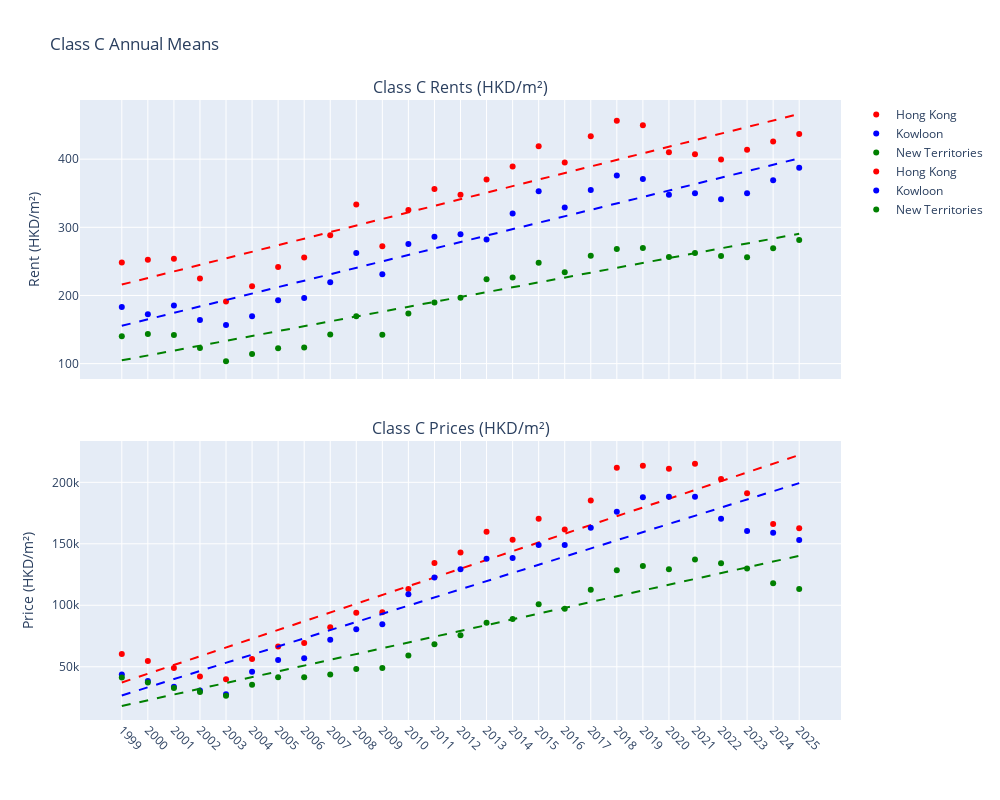

Here is the notebook cell this chart was saved with:
### Code cell
# 類別和區域
cls = 'C'
areas = ['Hong Kong', 'Kowloon', 'New Territories']
colors = {'Hong Kong': 'red', 'Kowloon': 'blue', 'New Territories': 'green'}

# 計算年度平均值
def get_annual_mean(df, cls, area):
    col = f'Class {cls} {area}'
    df[col] = pd.to_numeric(df[col], errors='coerce')
    annual = df.groupby('Year')[col].mean().reset_index()
    return annual['Year'].values, annual[col].values

# 創建圖表
fig = make_subplots(rows=2, cols=1, shared_xaxes=True, vertical_spacing=0.1,
                    subplot_titles=(f'Class {cls} Rents (HKD/m²)', f'Class {cls} Prices (HKD/m²)'))

for i, df in enumerate([rent_df, price_df]):
    for area in areas:
        years, means = get_annual_mean(df, cls, area)
        mask = ~np.isnan(means)
        valid_years, valid_means = years[mask], means[mask]
        
        fig.add_trace(go.Scatter(x=valid_years, y=valid_means, mode='markers',
                                 marker=dict(color=colors[area]), name=area,
                                 hovertemplate='Year: %{x}<br>Value: %{y:.2f}'),
                      row=i+1, col=1)
        
        if len(valid_means) > 1:
            result = linregress(np.arange(len(valid_years)), valid_means)
            reg_line = result.slope * np.arange(len(valid_years)) + result.intercept
            fig.add_trace(go.Scatter(x=valid_years, y=reg_line, mode='lines',
                                     line=dict(color=colors[area], dash='dash'),
                                     showlegend=False,
                                     hovertemplate='Year: %{x}<br>Value: %{y:.2f}'),
                          row=i+1, col=1)

# 統一刻度（每年顯示一次）
fig.update_xaxes(tickmode='array', tickvals=sorted(rent_df['Year'].unique()), tickangle=45, row=2, col=1)
fig.update_xaxes(tickmode='array', tickvals=sorted(rent_df['Year'].unique()), row=1, col=1)

fig.update_layout(title_text=f'Class {cls} Annual Means', height=800, width=1000)
fig.update_yaxes(title_text='Rent (HKD/m²)', row=1, col=1)
fig.update_yaxes(title_text='Price (HKD/m²)', row=2, col=1)

fig.show()

### Figure 1 — Plotly figure (JSON) as saved in the notebook; plotly's stock layout.template omitted (floating-point values rounded to 4 significant figures)
{"data": [{"hovertemplate": "Year: %{x}<br>Value: %{y:.2f}", "marker": {"color": "red"}, "mode": "markers", "name": "Hong Kong", "type": "scatter", "x": [1999, 2000, 2001, 2002, 2003, 2004, 2005, 2006, 2007, 2008, 2009, 2010, 2011, 2012, 2013, 2014, 2015, 2016, 2017, 2018, 2019, 2020, 2021, 2022, 2023, 2024, 2025], "xaxis": "x", "y": [248.3, 252.3, 253.9, 224.8, 191.1, 213.5, 241.9, 255.7, 288.4, 333.5, 272.3, 325.5, 356.1, 347.7, 370.3, 389.2, 418.8, 395.2, 433.5, 456.3, 449.6, 410.2, 407.2, 399.3, 413.8, 425.8, 437.1], "yaxis": "y"}, {"hovertemplate": "Year: %{x}<br>Value: %{y:.2f}", "line": {"color": "red", "dash": "dash"}, "mode": "lines", "showlegend": false, "type": "scatter", "x": [1999, 2000, 2001, 2002, 2003, 2004, 2005, 2006, 2007, 2008, 2009, 2010, 2011, 2012, 2013, 2014, 2015, 2016, 2017, 2018, 2019, 2020, 2021, 2022, 2023, 2024, 2025], "xaxis": "x", "y": [216.0, 225.6, 235.3, 244.9, 254.5, 264.1, 273.8, 283.4, 293.0, 302.7, 312.3, 321.9, 331.5, 341.2, 350.8, 360.4, 370.1, 379.7, 389.3, 398.9, 408.6, 418.2, 427.8, 437.5, 447.1, 456.7, 466.3], "yaxis": "y"}, {"hovertemplate": "Year: %{x}<br>Value: %{y:.2f}", "marker": {"color": "blue"}, "mode": "markers", "name": "Kowloon", "type": "scatter", "x": [1999, 2000, 2001, 2002, 2003, 2004, 2005, 2006, 2007, 2008, 2009, 2010, 2011, 2012, 2013, 2014, 2015, 2016, 2017, 2018, 2019, 2020, 2021, 2022, 2023, 2024, 2025], "xaxis": "x", "y": [183.1, 172.5, 185.4, 164.2, 156.5, 169.5, 192.8, 196.3, 219.4, 262.5, 231.2, 275.6, 286.1, 289.8, 282.2, 320.4, 353.0, 328.9, 354.7, 376.2, 370.8, 347.9, 349.9, 341.2, 349.8, 368.9, 387.3], "yaxis": "y"}, {"hovertemplate": "Year: %{x}<br>Value: %{y:.2f}", "line": {"color": "blue", "dash": "dash"}, "mode": "lines", "showlegend": false, "type": "scatter", "x": [1999, 2000, 2001, 2002, 2003, 2004, 2005, 2006, 2007, 2008, 2009, 2010, 2011, 2012, 2013, 2014, 2015, 2016, 2017, 2018, 2019, 2020, 2021, 2022, 2023, 2024, 2025], "xaxis": "x", "y": [155.5, 165.0, 174.4, 183.9, 193.3, 202.8, 212.2, 221.7, 231.1, 240.6, 250.0, 259.5, 268.9, 278.4, 287.8, 297.3, 306.7, 316.2, 325.6, 335.1, 344.5, 354.0, 363.4, 372.9, 382.3, 391.8, 401.2], "yaxis": "y"}, {"hovertemplate": "Year: %{x}<br>Value: %{y:.2f}", "marker": {"color": "green"}, "mode": "markers", "name": "New Territories", "type": "scatter", "x": [1999, 2000, 2001, 2002, 2003, 2004, 2005, 2006, 2007, 2008, 2009, 2010, 2011, 2012, 2013, 2014, 2015, 2016, 2017, 2018, 2019, 2020, 2021, 2022, 2023, 2024, 2025], "xaxis": "x", "y": [140.3, 143.3, 142.1, 123.1, 103.4, 114.0, 122.5, 123.6, 142.8, 169.6, 142.5, 173.6, 189.8, 196.7, 223.8, 226.2, 248.2, 234.2, 258.2, 268.1, 269.8, 256.4, 262.2, 257.9, 256.1, 269.2, 281.3], "yaxis": "y"}, {"hovertemplate": "Year: %{x}<br>Value: %{y:.2f}", "line": {"color": "green", "dash": "dash"}, "mode": "lines", "showlegend": false, "type": "scatter", "x": [1999, 2000, 2001, 2002, 2003, 2004, 2005, 2006, 2007, 2008, 2009, 2010, 2011, 2012, 2013, 2014, 2015, 2016, 2017, 2018, 2019, 2020, 2021, 2022, 2023, 2024, 2025], "xaxis": "x", "y": [104.9, 112.0, 119.1, 126.3, 133.4, 140.6, 147.7, 154.9, 162.0, 169.2, 176.3, 183.4, 190.6, 197.7, 204.9, 212.0, 219.2, 226.3, 233.5, 240.6, 247.8, 254.9, 262.0, 269.2, 276.3, 283.5, 290.6], "yaxis": "y"}, {"hovertemplate": "Year: %{x}<br>Value: %{y:.2f}", "marker": {"color": "red"}, "mode": "markers", "name": "Hong Kong", "type": "scatter", "x": [1999, 2000, 2001, 2002, 2003, 2004, 2005, 2006, 2007, 2008, 2009, 2010, 2011, 2012, 2013, 2014, 2015, 2016, 2017, 2018, 2019, 2020, 2021, 2022, 2023, 2024, 2025], "xaxis": "x2", "y": [60380.0, 54640.0, 48950.0, 41970.0, 39740.0, 56320.0, 66490.0, 69220.0, 82060.0, 93820.0, 94240.0, 113100.0, 134500.0, 143000.0, 159900.0, 153300.0, 170300.0, 161500.0, 185200.0, 211900.0, 213400.0, 211000.0, 215100.0, 202700.0, 191200.0, 166200.0, 162700.0], "yaxis": "y2"}, {"hovertemplate": "Year: %{x}<br>Value: %{y:.2f}", "line": {"color": "red", "dash": "dash"}, "mode": "lines", "showlegend": false, "type": "scatter", "x": [1999, 2000, 2001, 2002, 2003, 2004, 2005, 2006, 2007, 2008, 2009, 2010, 2011, 2012, 2013, 2014, 2015, 2016, 2017, 2018, 2019, 2020, 2021, 2022, 2023, 2024, 2025], "xaxis": "x2", "y": [37190.0, 44310.0, 51430.0, 58550.0, 65660.0, 72780.0, 79900.0, 87020.0, 94140.0, 101300.0, 108400.0, 115500.0, 122600.0, 129700.0, 136900.0, 144000.0, 151100.0, 158200.0, 165300.0, 172400.0, 179600.0, 186700.0, 193800.0, 200900.0, 208000.0, 215200.0, 222300.0], "yaxis": "y2"}, {"hovertemplate": "Year: %{x}<br>Value: %{y:.2f}", "marker": {"color": "blue"}, "mode": "markers", "name": "Kowloon", "type": "scatter", "x": [1999, 2000, 2001, 2002, 2003, 2004, 2005, 2006, 2007, 2008, 2009, 2010, 2011, 2012, 2013, 2014, 2015, 2016, 2017, 2018, 2019, 2020, 2021, 2022, 2023, 2024, 2025], "xaxis": "x2", "y": [43790.0, 38450.0, 33720.0, 30660.0, 27640.0, 45890.0, 55430.0, 56870.0, 72020.0, 80470.0, 84470.0, 109000.0, 122600.0, 129200.0, 137900.0, 138500.0, 149100.0, 149100.0, 163100.0, 176000.0, 187900.0, 188300.0, 188200.0, 170400.0, 160400.0, 158900.0, 153200.0], "yaxis": "y2"}, {"hovertemplate": "Year: %{x}<br>Value: %{y:.2f}", "line": {"color": "blue", "dash": "dash"}, "mode": "lines", "showlegend": false, "type": "scatter", "x": [1999, 2000, 2001, 2002, 2003, 2004, 2005, 2006, 2007, 2008, 2009, 2010, 2011, 2012, 2013, 2014, 2015, 2016, 2017, 2018, 2019, 2020, 2021, 2022, 2023, 2024, 2025], "xaxis": "x2", "y": [26640.0, 33280.0, 39930.0, 46570.0, 53210.0, 59860.0, 66500.0, 73150.0, 79790.0, 86430.0, 93080.0, 99720.0, 106400.0, 113000.0, 119700.0, 126300.0, 132900.0, 139600.0, 146200.0, 152900.0, 159500.0, 166200.0, 172800.0, 179400.0, 186100.0, 192700.0, 199400.0], "yaxis": "y2"}, {"hovertemplate": "Year: %{x}<br>Value: %{y:.2f}", "marker": {"color": "green"}, "mode": "markers", "name": "New Territories", "type": "scatter", "x": [1999, 2000, 2001, 2002, 2003, 2004, 2005, 2006, 2007, 2008, 2009, 2010, 2011, 2012, 2013, 2014, 2015, 2016, 2017, 2018, 2019, 2020, 2021, 2022, 2023, 2024, 2025], "xaxis": "x2", "y": [41160.0, 37270.0, 32640.0, 29460.0, 26490.0, 35340.0, 41480.0, 41470.0, 43660.0, 48220.0, 48950.0, 59080.0, 68380.0, 75610.0, 85770.0, 88930.0, 100800.0, 97100.0, 112600.0, 128400.0, 132000.0, 129400.0, 137300.0, 134100.0, 129900.0, 118000.0, 113200.0], "yaxis": "y2"}, {"hovertemplate": "Year: %{x}<br>Value: %{y:.2f}", "line": {"color": "green", "dash": "dash"}, "mode": "lines", "showlegend": false, "type": "scatter", "x": [1999, 2000, 2001, 2002, 2003, 2004, 2005, 2006, 2007, 2008, 2009, 2010, 2011, 2012, 2013, 2014, 2015, 2016, 2017, 2018, 2019, 2020, 2021, 2022, 2023, 2024, 2025], "xaxis": "x2", "y": [18030.0, 22730.0, 27430.0, 32130.0, 36830.0, 41530.0, 46230.0, 50940.0, 55640.0, 60340.0, 65040.0, 69740.0, 74440.0, 79140.0, 83840.0, 88540.0, 93240.0, 97940.0, 102600.0, 107300.0, 112000.0, 116700.0, 121400.0, 126100.0, 130800.0, 135500.0, 140200.0], "yaxis": "y2"}], "layout": {"annotations": [{"font": {"size": 16}, "showarrow": false, "text": "Class C Rents (HKD/m²)", "x": 0.5, "xanchor": "center", "xref": "paper", "y": 1, "yanchor": "bottom", "yref": "paper"}, {"font": {"size": 16}, "showarrow": false, "text": "Class C Prices (HKD/m²)", "x": 0.5, "xanchor": "center", "xref": "paper", "y": 0.45, "yanchor": "bottom", "yref": "paper"}], "height": 800, "title": {"text": "Class C Annual Means"}, "width": 1000, "xaxis": {"anchor": "y", "domain": [0, 1], "matches": "x2", "showticklabels": false, "tickmode": "array", "tickvals": [1999, 2000, 2001, 2002, 2003, 2004, 2005, 2006, 2007, 2008, 2009, 2010, 2011, 2012, 2013, 2014, 2015, 2016, 2017, 2018, 2019, 2020, 2021, 2022, 2023, 2024, 2025]}, "xaxis2": {"anchor": "y2", "domain": [0, 1], "tickangle": 45, "tickmode": "array", "tickvals": [1999, 2000, 2001, 2002, 2003, 2004, 2005, 2006, 2007, 2008, 2009, 2010, 2011, 2012, 2013, 2014, 2015, 2016, 2017, 2018, 2019, 2020, 2021, 2022, 2023, 2024, 2025]}, "yaxis": {"anchor": "x", "domain": [0.55, 1], "title": {"text": "Rent (HKD/m²)"}}, "yaxis2": {"anchor": "x2", "domain": [0, 0.45], "title": {"text": "Price (HKD/m²)"}}}}
